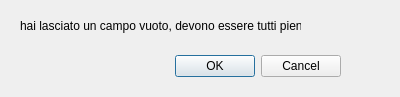
<?xml version="1.0" encoding="UTF-8"?>
<ui version="4.0">
 <class>Dialog</class>
 <widget class="QDialog" name="Dialog">
  <property name="geometry">
   <rect>
    <x>0</x>
    <y>0</y>
    <width>400</width>
    <height>97</height>
   </rect>
  </property>
  <property name="windowTitle">
   <string>Dialog</string>
  </property>
  <widget class="QDialogButtonBox" name="buttonBox">
   <property name="geometry">
    <rect>
     <x>0</x>
     <y>50</y>
     <width>341</width>
     <height>32</height>
    </rect>
   </property>
   <property name="orientation">
    <enum>Qt::Horizontal</enum>
   </property>
   <property name="standardButtons">
    <set>QDialogButtonBox::Cancel|QDialogButtonBox::Ok</set>
   </property>
  </widget>
  <widget class="QLabel" name="label">
   <property name="geometry">
    <rect>
     <x>20</x>
     <y>10</y>
     <width>281</width>
     <height>31</height>
    </rect>
   </property>
   <property name="text">
    <string>hai lasciato un campo vuoto, devono essere tutti pieni!</string>
   </property>
  </widget>
 </widget>
 <resources/>
 <connections>
  <connection>
   <sender>buttonBox</sender>
   <signal>accepted()</signal>
   <receiver>Dialog</receiver>
   <slot>accept()</slot>
   <hints>
    <hint type="sourcelabel">
     <x>248</x>
     <y>254</y>
    </hint>
    <hint type="destinationlabel">
     <x>157</x>
     <y>274</y>
    </hint>
   </hints>
  </connection>
  <connection>
   <sender>buttonBox</sender>
   <signal>rejected()</signal>
   <receiver>Dialog</receiver>
   <slot>reject()</slot>
   <hints>
    <hint type="sourcelabel">
     <x>316</x>
     <y>260</y>
    </hint>
    <hint type="destinationlabel">
     <x>286</x>
     <y>274</y>
    </hint>
   </hints>
  </connection>
 </connections>
</ui>
